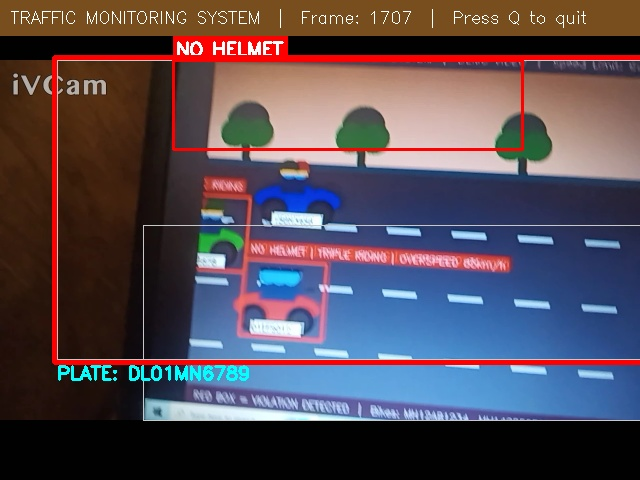
#> input picture violation_images/DL01MN6789_No_Helmet_20260421_150927.jpg, 640 x 480 px; its folder holds only this picture in this run
$ python -i detector.py   (imports and definitions only)
#> lines starting #> are read from the running program, lines starting #| are printed output that depends on the picture
#> further down, picture is the input picture: shape (480, 640, 3); mean B, G, R 83.5, 74.1, 85
import cv2
import random
import time
import os

from database import get_owner, add_violation

# Haar face detector (used for head detection)
face_cascade = cv2.CascadeClassifier(
    cv2.data.haarcascades + 'haarcascade_frontalface_default.xml'
)

last_violation_time = 0
COOLDOWN = 5  # seconds

# [1 line not run here, left out]

def fake_plate():
    plates = ["MH39AJ566", "MH12AB1234", "MH01XY9999"]
    return random.choice(plates)


def is_helmet_present(head_region):
    """
    VERY BASIC helmet detection:
    - checks if region is dark (helmet-like)
    """
    gray = cv2.cvtColor(head_region, cv2.COLOR_BGR2GRAY)
    avg_intensity = gray.mean()

    return avg_intensity < 100  # dark = helmet


def process_frame(frame):
    global last_violation_time

    gray = cv2.cvtColor(frame, cv2.COLOR_BGR2GRAY)
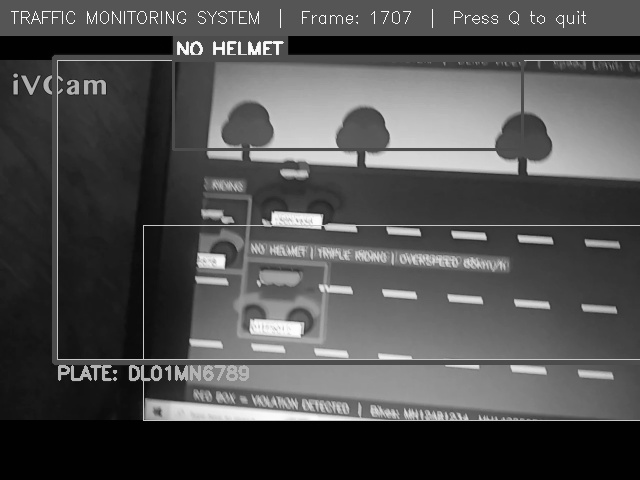
#> gray: shape (480, 640); min 0, max 255, mean 78.4
    faces = face_cascade.detectMultiScale(gray, 1.3, 5)
#> faces = ()

    for (x, y, w, h) in faces:
        plate = fake_plate()
        name = get_owner(plate)

        head = frame[y:y+h, x:x+w]

        helmet = is_helmet_present(head)

        if not helmet:
            current_time = time.time()

            if current_time - last_violation_time > COOLDOWN:
                fine = 500
                reason = "No Helmet"

                add_violation(plate, name, fine, reason)

                filename = f"violation_images/{plate}_{int(time.time())}.jpg"
                cv2.imwrite(filename, frame)

                last_violation_time = current_time

        # Draw UI
        color = (0,255,0) if helmet else (0,0,255)

        cv2.rectangle(frame, (x,y), (x+w,y+h), color, 2)

        status = "Helmet" if helmet else "No Helmet"

        cv2.putText(frame, f"{plate} - {name}",
                    (x, y-30), cv2.FONT_HERSHEY_SIMPLEX, 0.5, color, 2)

        cv2.putText(frame, status,
                    (x, y-10), cv2.FONT_HERSHEY_SIMPLEX, 0.6, color, 2)
#> this loop made 0 passes
#> after the loop, last_violation_time = 0

    return frame

>>> import cv2
>>> picture = cv2.imread('violation_images/DL01MN6789_No_Helmet_20260421_150927.jpg')
>>> result = process_frame(picture)

$ run again, on violation_images/DL01MN6789_No_Helmet_20260426_213501.jpg
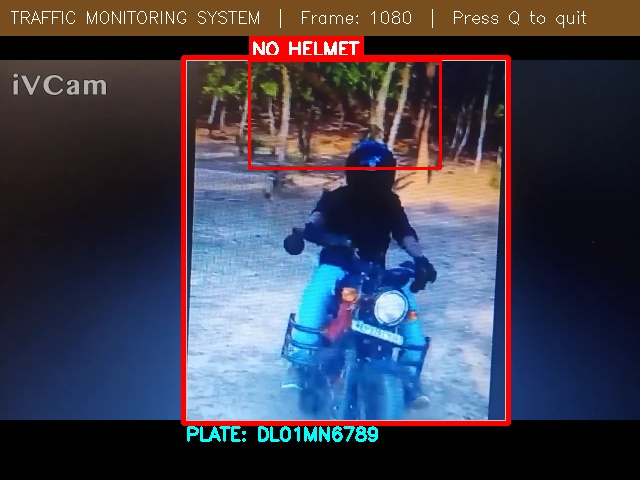
#> input picture violation_images/DL01MN6789_No_Helmet_20260426_213501.jpg, 640 x 480 px
#> picture is the input picture: shape (480, 640, 3); mean B, G, R 79.2, 63.8, 64.4
#> in process_frame, `gray = cv2.cvtColor(frame, cv2.COLOR_BGR2GRAY)`:
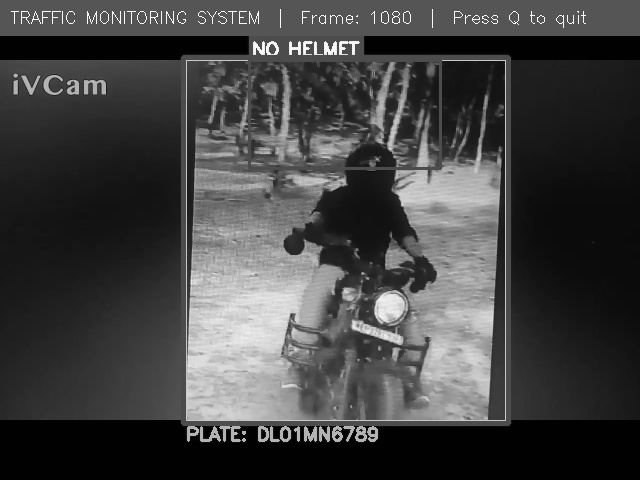
#> gray: shape (480, 640); min 0, max 255, mean 65.8
#> faces = ()
#> after the loop in process_frame, `for (x, y, w, h) in faces:`: last_violation_time = 0

$ run again, on violation_images/DL01MN6789_No_Helmet_AND_Overspeed_20260421_150925.jpg
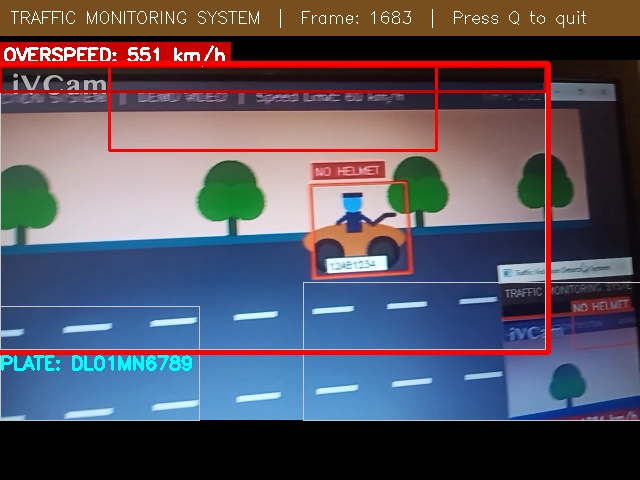
#> input picture violation_images/DL01MN6789_No_Helmet_AND_Overspeed_20260421_150925.jpg, 640 x 480 px
#> picture is the input picture: shape (480, 640, 3); mean B, G, R 97.1, 84.6, 88.8
#> in process_frame, `gray = cv2.cvtColor(frame, cv2.COLOR_BGR2GRAY)`:
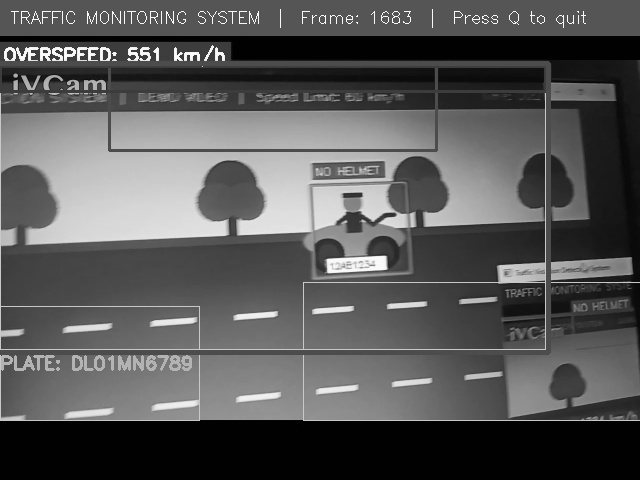
#> gray: shape (480, 640); min 0, max 255, mean 87.2
#> faces = ()
#> after the loop in process_frame, `for (x, y, w, h) in faces:`: last_violation_time = 0

$ run again, on violation_images/DL01MN6789_No_Helmet_AND_Overspeed_20260426_213920.jpg
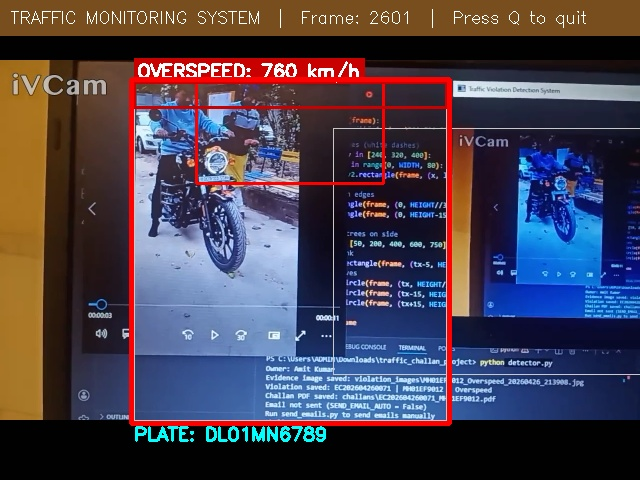
#> input picture violation_images/DL01MN6789_No_Helmet_AND_Overspeed_20260426_213920.jpg, 640 x 480 px
#> picture is the input picture: shape (480, 640, 3); mean B, G, R 78.9, 64.2, 71
#> in process_frame, `gray = cv2.cvtColor(frame, cv2.COLOR_BGR2GRAY)`:
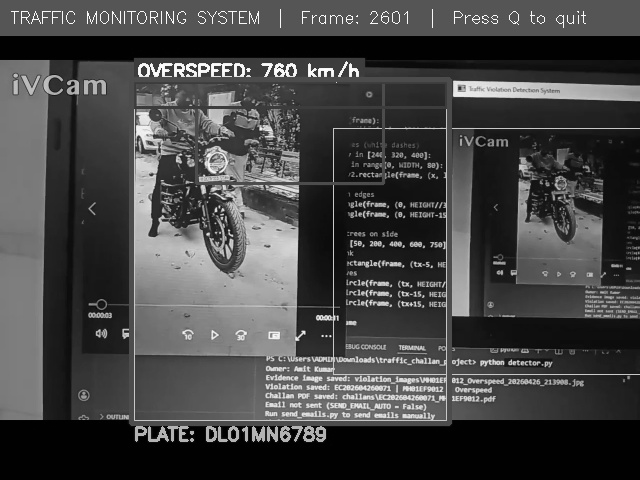
#> gray: shape (480, 640); min 0, max 255, mean 67.9
#> faces = ()
#> after the loop in process_frame, `for (x, y, w, h) in faces:`: last_violation_time = 0
